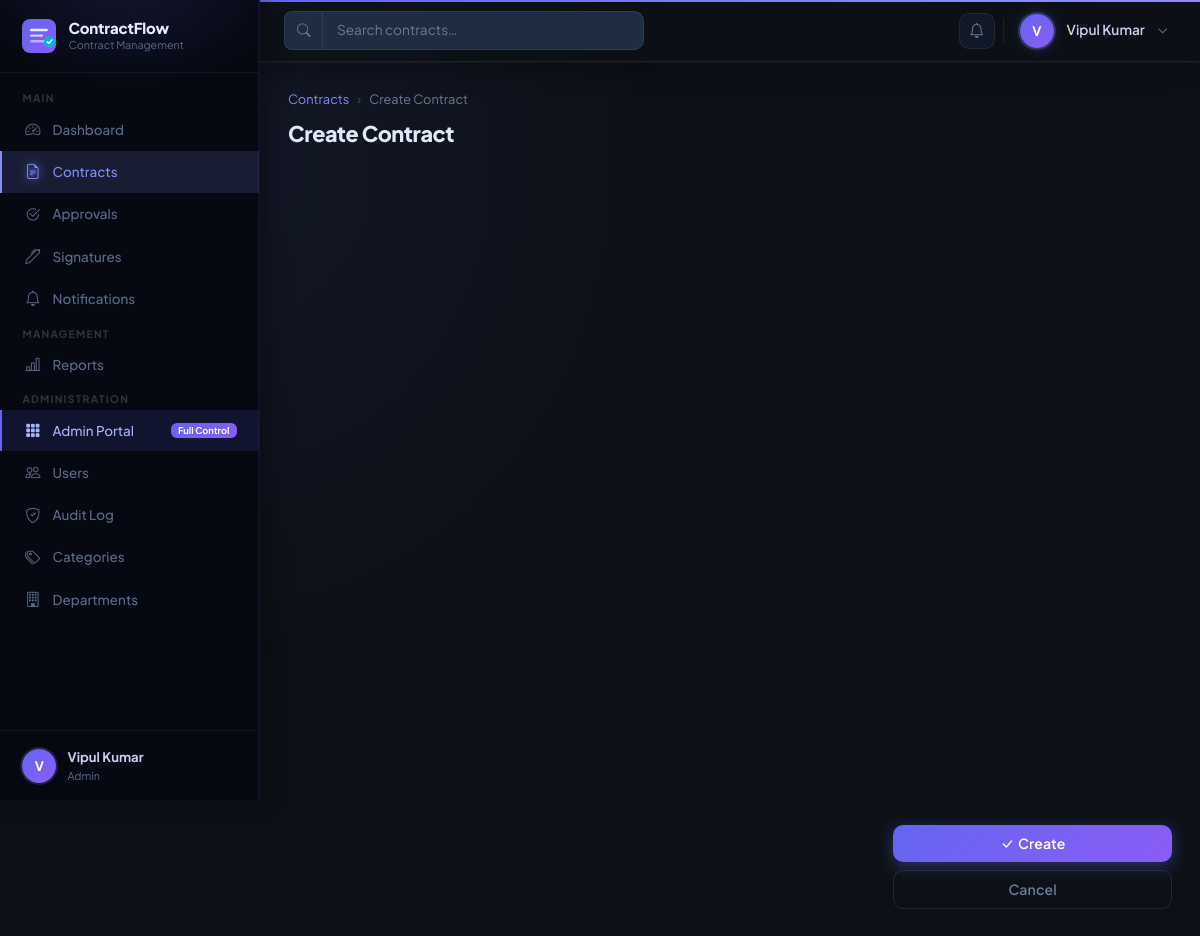
Screenshot of /contracts/create/ (signed in) with the database file from the repository.
### accounts/models.py (models this page shows, shortened)
class User(AbstractUser):
    class Role(models.TextChoices):
        ADMIN = "ADMIN", "Admin"
        MANAGER = "MANAGER", "Manager"
        EMPLOYEE = "EMPLOYEE", "Employee"
    class Status(models.TextChoices):
        ACTIVE = "ACTIVE", "Active"
        INACTIVE = "INACTIVE", "Inactive"
        SUSPENDED = "SUSPENDED", "Suspended"
    role = models.CharField(
        max_length=20,
        choices=Role.choices,
        default=Role.EMPLOYEE,
    )
    status = models.CharField(
        max_length=20,
        choices=Status.choices,
        default=Status.ACTIVE,
    )
    phone = models.CharField(max_length=20, blank=True)
    department = models.ForeignKey(
        Department,
        on_delete=models.SET_NULL,
        null=True,
        blank=True,
        related_name="users",
    )
    @property
    def is_admin(self):
        return self.role == self.Role.ADMIN
    @property
    def is_manager(self):
        return self.role == self.Role.MANAGER
    @property
    def full_name(self):
        return f"{self.first_name} {self.last_name}".strip() or self.username
    def __str__(self):
        return f"{self.username} ({self.get_role_display()})"

### contracts/views.py (the view, shortened to what this page needs)
# urls.py: path("create/",                       views.contract_create,         name="contract_create"),
@login_required
@manager_required
def contract_create(request):
    contract_form = ContractForm(request.POST or None)
    version_form  = ContractVersionForm(request.POST or None, request.FILES or None)
    return render(request, "contracts/contract_form.html", {
        "contract_form": contract_form,
        "version_form":  version_form,
        "title": "Create Contract",
        "action": "Create",
    })

### contracts/forms.py
class ContractVersionForm(forms.ModelForm):
    class Meta:
        model  = ContractVersion
        fields = ["document", "change_summary"]
        widgets = {
            "document":      forms.FileInput(attrs={"class": "form-control"}),
            "change_summary": forms.Textarea(attrs={"class": "form-control", "rows": 3}),
        }

### accounts/models.py (called while the page is built)
    def __str__(self):
        return self.name

### contracts/models.py (called while the page is built)
    def __str__(self):
        return self.name

### notifications/context_processors.py (called while the page is built)
def unread_notifications(request):
    if request.user.is_authenticated:
        count = Notification.objects.filter(
            recipient=request.user,
            status=Notification.Status.UNREAD,
        ).count()
        return {"unread_notification_count": count}
    return {"unread_notification_count": 0}

### templates/contracts/contract_form.html (shortened to what this page needs)
{% extends "base.html" %}
{% block nav_contracts %}active{% endblock %}
{% block content %}
<div class="page-header">
  <div>
    <nav aria-label="breadcrumb"><ol class="breadcrumb">
      <li class="breadcrumb-item"><a href="{% url 'contracts:contract_list' %}">Contracts</a></li>
      <li class="breadcrumb-item active">{{ title }}</li>
    </ol></nav>
    <h1 class="page-title">{{ title }}</h1>
  </div>
</div>
<form method="POST" enctype="multipart/form-data" novalidate>
<div class="row g-4">
  <div class="col-lg-8 col-md-12">
  </div>
  <div class="col-lg-4 col-md-12">
    <div class="d-flex flex-column gap-2">
      <button type="submit" class="btn btn-primary">
        <i class="bi bi-check-lg me-1"></i>{{ action }}
      </button>
      <a href="{% if contract %}{% url 'contracts:contract_detail' contract.pk %}{% else %}{% url 'contracts:contract_list' %}{% endif %}"
         class="btn btn-outline-secondary">Cancel</a>
    </div>
  </div>
</div>
</form>
{% endblock %}

### templates/base.html (shortened to what this page needs)
{% load static %}
<!DOCTYPE html>
<html lang="en">
<head>
  <link href="https://cdn.jsdelivr.net/npm/bootstrap@5.3.3/dist/css/bootstrap.min.css" rel="stylesheet">
  <link href="https://cdn.jsdelivr.net/npm/bootstrap-icons@1.11.3/font/bootstrap-icons.min.css" rel="stylesheet">
  <link href="{% static 'css/crm.css' %}" rel="stylesheet">
</head>
<body>
<div class="crm-wrapper">
  <aside class="sidebar" id="crm-sidebar">
    <a class="sidebar-brand" href="{% url 'dashboard:index' %}">
      <div>
        <div class="brand-text">ContractFlow</div>
        <div class="brand-sub">Contract Management</div>
      </div>
    </a>
    <nav class="sidebar-nav">
      <span class="nav-section-label">Main</span>
      <a class="sidebar-link {% block nav_dashboard %}{% endblock %}"
         href="{% url 'dashboard:index' %}">
        <span class="nav-icon"><i class="bi bi-speedometer2"></i></span>
        Dashboard
      </a>
      <a class="sidebar-link {% block nav_contracts %}{% endblock %}"
         href="{% url 'contracts:contract_list' %}">
        <span class="nav-icon"><i class="bi bi-file-earmark-text"></i></span>
        Contracts
      </a>
      <a class="sidebar-link {% block nav_approvals %}{% endblock %}"
         href="{% url 'approvals:approval_list' %}">
        <span class="nav-icon"><i class="bi bi-check2-circle"></i></span>
        Approvals
      </a>
      <a class="sidebar-link {% block nav_signatures %}{% endblock %}"
         href="{% url 'signatures:signature_list' %}">
        <span class="nav-icon"><i class="bi bi-pen"></i></span>
        Signatures
      </a>
      <a class="sidebar-link {% block nav_notifications %}{% endblock %}"
         href="{% url 'notifications:notification_list' %}">
        <span class="nav-icon"><i class="bi bi-bell"></i></span>
        Notifications
      </a>
      {% if request.user.is_manager or request.user.is_admin %}
      <span class="nav-section-label">Management</span>
      <a class="sidebar-link {% block nav_reports %}{% endblock %}"
         href="{% url 'reports:reports_index' %}">
        <span class="nav-icon"><i class="bi bi-bar-chart-line"></i></span>
        Reports
      </a>
      {% endif %}
      {% if request.user.is_admin %}
      <span class="nav-section-label">Administration</span>
      <a class="sidebar-link"
         href="{% url 'accounts:admin_portal' %}"
         style="background:rgba(99,102,241,.12);border-left-color:#6366f1;color:#a5b4fc;">
        <span class="nav-icon"><i class="bi bi-grid-3x3-gap-fill"></i></span>
        Admin Portal
        <span class="badge ms-auto" style="background:linear-gradient(135deg,#6366f1,#8b5cf6);color:#fff;font-size:.58rem;padding:.18rem .45rem;">Full Control</span>
      </a>
      <a class="sidebar-link {% block nav_users %}{% endblock %}"
         href="{% url 'accounts:user_list' %}">
        <span class="nav-icon"><i class="bi bi-people"></i></span>
        Users
      </a>
      <a class="sidebar-link {% block nav_audit %}{% endblock %}"
         href="{% url 'audit:audit_list' %}">
        <span class="nav-icon"><i class="bi bi-shield-check"></i></span>
        Audit Log
      </a>
      <a class="sidebar-link {% block nav_categories %}{% endblock %}"
         href="{% url 'contracts:category_list' %}">
        <span class="nav-icon"><i class="bi bi-tags"></i></span>
        Categories
      </a>
      <a class="sidebar-link {% block nav_departments %}{% endblock %}"
         href="{% url 'accounts:department_list' %}">
        <span class="nav-icon"><i class="bi bi-building"></i></span>
        Departments
      </a>
      {% endif %}
    </nav>
    <div class="sidebar-footer">
      <div class="sidebar-user">
        <div class="sidebar-avatar">{{ request.user.username|first|upper }}</div>
        <div class="sidebar-user-info">
          <div class="name">{{ request.user.full_name }}</div>
          <div class="role">{{ request.user.get_role_display }}</div>
        </div>
      </div>
    </div>
  </aside>
  <div class="main-area">
    <header class="topbar">
      <form class="topbar-search d-none d-md-flex"
            action="{% url 'contracts:contract_list' %}"
            method="get">
        <div class="input-group">
          <span class="input-group-text rounded-start-3 border-end-0">
            <i class="bi bi-search" style="font-size:.85rem;"></i>
          </span>
          <input type="text" name="search" class="form-control"
                 placeholder="Search contracts…"
                 value="{{ request.GET.search|default:'' }}">
        </div>
      </form>
      <div class="topbar-actions">
        <a href="{% url 'notifications:notification_list' %}" class="btn-icon" title="Notifications">
          <i class="bi bi-bell"></i>
        </a>
        <div class="dropdown">
          <div class="topbar-user" data-bs-toggle="dropdown" aria-expanded="false">
            <div class="topbar-avatar">{{ request.user.username|first|upper }}</div>
            <span class="d-none d-md-inline ms-1"
                  style="font-size:.855rem;font-weight:600;color:#c8ceee;">
              {{ request.user.full_name }}
            </span>
            <i class="bi bi-chevron-down ms-1 d-none d-md-inline"
               style="font-size:.65rem;color:#9ca3af;"></i>
          </div>
        </div>
      </div>
    </header>
    <main class="page-content" style="position:relative;z-index:1;">
      {% block content %}{% endblock %}
    </main>
  </div>
</div>
</body>
</html>

### rows the page displays
User: user.username|first "V", user.full_name "Vipul Kumar", user.role "Admin"

### other values shown
{{ title }} "Create Contract"
{{ action }} "Create"
